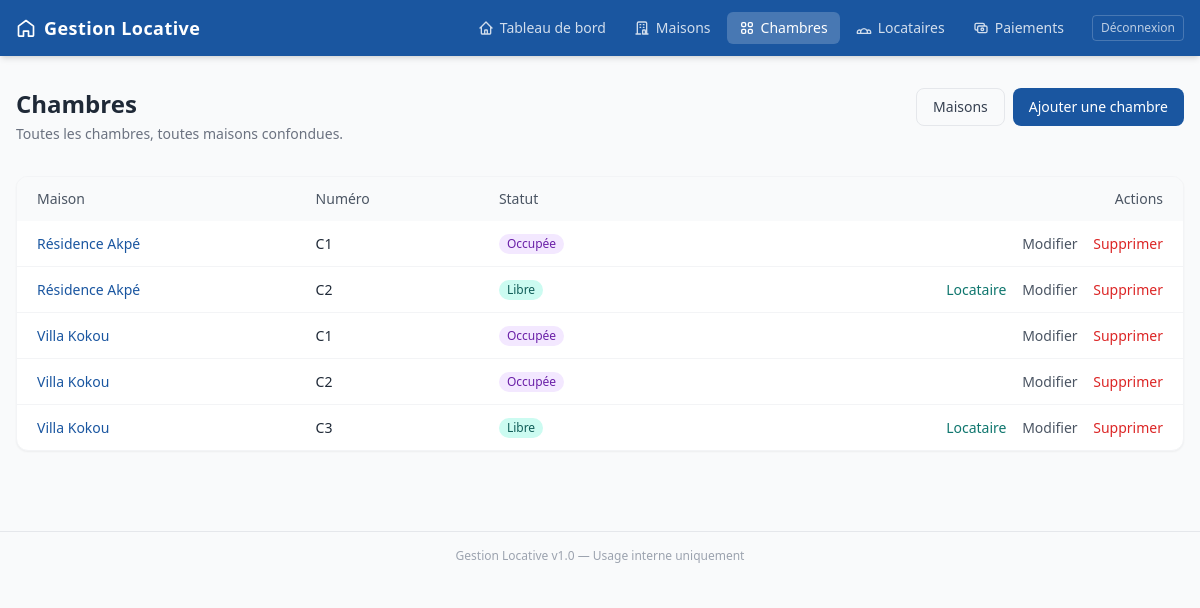
Screenshot of /pages/chambres/index.php (signed in) with the database file from the repository.
### tables this page shows
CREATE TABLE IF NOT EXISTS chambres (
    id          INT UNSIGNED AUTO_INCREMENT PRIMARY KEY,
    maison_id   INT UNSIGNED  NOT NULL,
    numero      VARCHAR(20)   NOT NULL,                
    description TEXT          NULL,
    statut      ENUM('libre','occupée') DEFAULT 'libre',
    created_at  TIMESTAMP     DEFAULT CURRENT_TIMESTAMP,

    CONSTRAINT fk_chambre_maison
        FOREIGN KEY (maison_id) REFERENCES maisons(id)
        ON DELETE CASCADE ON UPDATE CASCADE,

    UNIQUE KEY uq_chambre (maison_id, numero)
);

CREATE TABLE IF NOT EXISTS maisons (
    id          INT UNSIGNED AUTO_INCREMENT PRIMARY KEY,
    nom         VARCHAR(100)  NOT NULL,                
    adresse     VARCHAR(255)  NOT NULL,
    description TEXT          NULL,
    created_at  TIMESTAMP     DEFAULT CURRENT_TIMESTAMP
);

### pages/chambres/index.php (the view, shortened to what this page needs)
<?php
$db = Database::getInstance();
$maison_id = isset($_GET['maison_id']) ? (int) $_GET['maison_id'] : 0;
$maison_nom = null;
if ($maison_id > 0) {
    $st = $db->prepare("
        SELECT c.id, c.numero, c.statut, m.id AS maison_id, m.nom AS maison_nom
        FROM chambres c
        JOIN maisons m ON m.id = c.maison_id
        WHERE c.maison_id = ?
        ORDER BY c.numero
    ");
    $st->execute([$maison_id]);
} else {
    $st = $db->query("
        SELECT c.id, c.numero, c.statut, m.id AS maison_id, m.nom AS maison_nom
        FROM chambres c
        JOIN maisons m ON m.id = c.maison_id
        ORDER BY m.nom, c.numero
    ");
}
$rows = $st->fetchAll();
require_once __DIR__ . '/../../includes/header.php';
?>
<div class="flex flex-col sm:flex-row sm:items-start sm:justify-between gap-4 mb-8">
    <div>
        <h1 class="text-2xl font-semibold text-gray-800">Chambres</h1>
        <?php if ($maison_nom !== null): ?>
        <p class="text-sm text-gray-500 mt-1">
            Maison : <strong><?= htmlspecialchars($maison_nom, ENT_QUOTES, 'UTF-8') ?></strong>
            — <a href="<?= BASE_URL ?>/pages/maisons/index.php" class="text-primary hover:underline">Toutes les maisons</a>
        </p>
        <?php else: ?>
        <p class="text-sm text-gray-500 mt-1">Toutes les chambres, toutes maisons confondues.</p>
        <?php endif; ?>
    </div>
    <div class="flex flex-wrap gap-2">
        <a href="<?= BASE_URL ?>/pages/maisons/index.php"
           class="inline-flex items-center px-4 py-2 rounded-lg border border-gray-200 text-gray-700 text-sm font-medium hover:bg-gray-50 transition">
            Maisons
        </a>
        <a href="<?= BASE_URL ?>/pages/chambres/add.php<?= $maison_id > 0 ? '?maison_id=' . $maison_id : '' ?>"
           class="inline-flex items-center px-4 py-2 rounded-lg bg-primary text-white text-sm font-medium hover:bg-primary-dark transition">
            Ajouter une chambre
        </a>
    </div>
</div>
<section class="bg-white rounded-xl border border-gray-100 shadow-sm overflow-hidden">
    <?php if (empty($rows)): ?>
    <div class="p-10 text-center text-gray-500">
        <p class="font-medium text-gray-700 mb-2">Aucune chambre<?= $maison_id > 0 ? ' pour cette maison' : '' ?>.</p>
        <a href="<?= BASE_URL ?>/pages/chambres/add.php<?= $maison_id > 0 ? '?maison_id=' . $maison_id : '' ?>"
           class="text-primary text-sm hover:underline">Ajouter une chambre</a>
    </div>
    <?php else: ?>
    <div class="overflow-x-auto">
        <table class="min-w-full text-sm">
            <thead class="bg-gray-50 text-gray-600 text-left">
                <tr>
                    <?php if ($maison_id <= 0): ?>
                    <th class="px-5 py-3 font-medium">Maison</th>
                    <?php endif; ?>
                    <th class="px-5 py-3 font-medium">Numéro</th>
                    <th class="px-5 py-3 font-medium">Statut</th>
                    <th class="px-5 py-3 font-medium text-right">Actions</th>
                </tr>
            </thead>
            <tbody class="divide-y divide-gray-100">
                <?php foreach ($rows as $c): ?>
                <tr class="hover:bg-gray-50/80">
                    <?php if ($maison_id <= 0): ?>
                    <td class="px-5 py-3">
                        <a href="<?= BASE_URL ?>/pages/chambres/index.php?maison_id=<?= (int) $c['maison_id'] ?>"
                           class="text-primary hover:underline"><?= htmlspecialchars($c['maison_nom']) ?></a>
                    </td>
                    <?php endif; ?>
                    <td class="px-5 py-3 font-medium text-gray-800"><?= htmlspecialchars($c['numero']) ?></td>
                    <td class="px-5 py-3">
                        <?php if ($c['statut'] === 'occupée'): ?>
                        <span class="inline-flex items-center px-2 py-0.5 rounded-full text-xs font-medium bg-purple-100 text-purple-800">Occupée</span>
                        <?php else: ?>
                        <span class="inline-flex items-center px-2 py-0.5 rounded-full text-xs font-medium bg-teal-100 text-teal-800">Libre</span>
                        <?php endif; ?>
                    </td>
                    <td class="px-5 py-3 text-right whitespace-nowrap">
                        <?php if ($c['statut'] !== 'occupée'): ?>
                        <a href="<?= BASE_URL ?>/pages/locataires/add.php?chambre_id=<?= (int) $c['id'] ?>"
                           class="text-teal-700 hover:underline mr-3">Locataire</a>
                        <?php endif; ?>
                        <a href="<?= BASE_URL ?>/pages/chambres/edit.php?id=<?= (int) $c['id'] ?>"
                           class="text-gray-600 hover:underline mr-3">Modifier</a>
                        <a href="<?= BASE_URL ?>/pages/chambres/delete.php?id=<?= (int) $c['id'] ?>"
                           class="text-red-600 hover:underline">Supprimer</a>
                    </td>
                </tr>
                <?php endforeach; ?>
            </tbody>
        </table>
    </div>
    <?php endif; ?>
</section>
<?php require_once __DIR__ . '/../../includes/footer.php'; ?>

### rows the page displays
chambres: maison.nom "Résidence Akpé", numero "C1", statut "Occupée"
chambres: maison.nom "Résidence Akpé", numero "C2", statut "Libre"
chambres: maison.nom "Villa Kokou", numero "C1", statut "Occupée"
chambres: maison.nom "Villa Kokou", numero "C2", statut "Occupée"
chambres: maison.nom "Villa Kokou", numero "C3", statut "Libre"

### other values shown
APP_NAME "Gestion Locative"
$label "Tableau de bord"
$label "Maisons"
$label "Chambres"
$label "Locataires"
$label "Paiements"
APP_VERSION "1.0"
